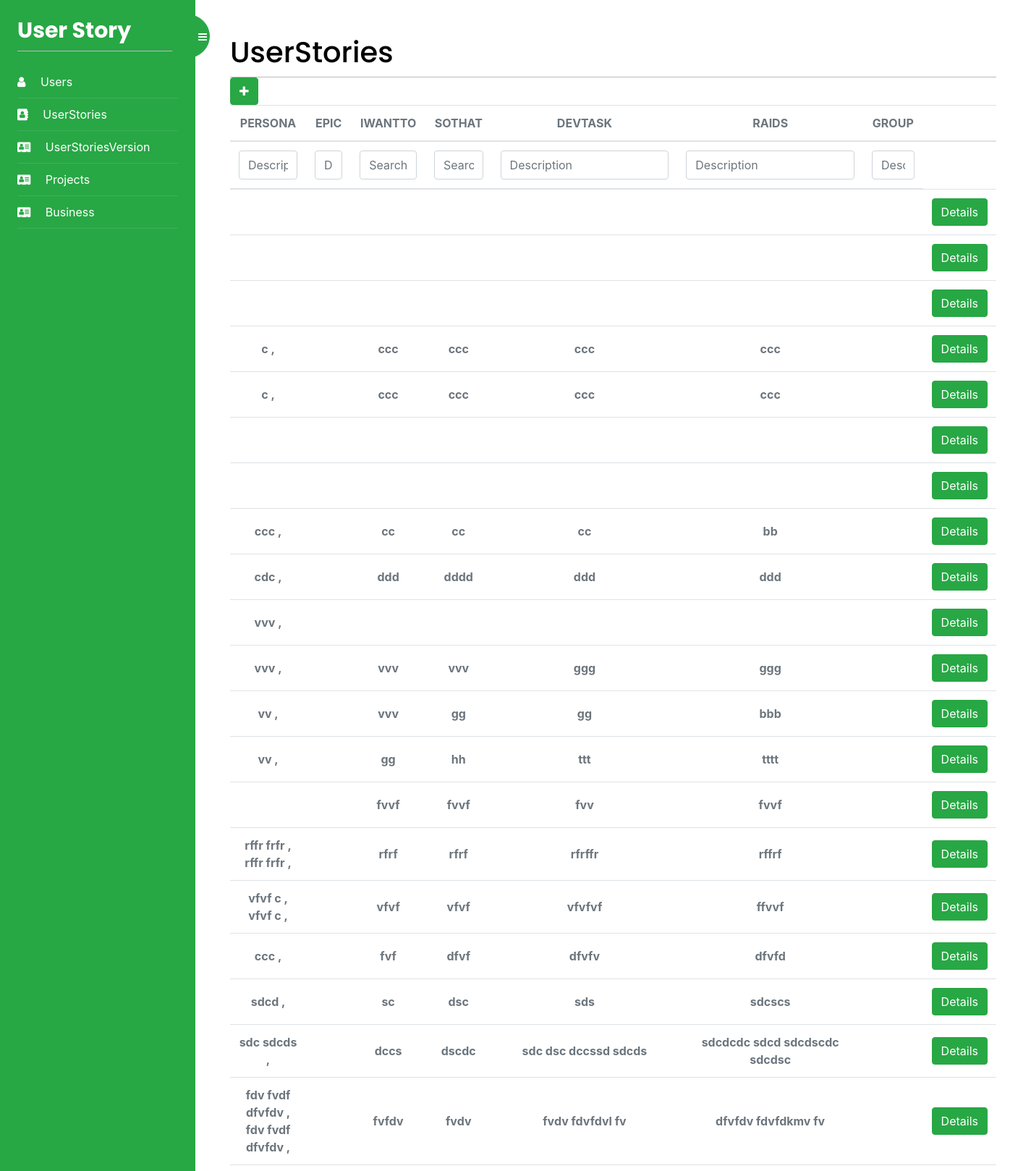
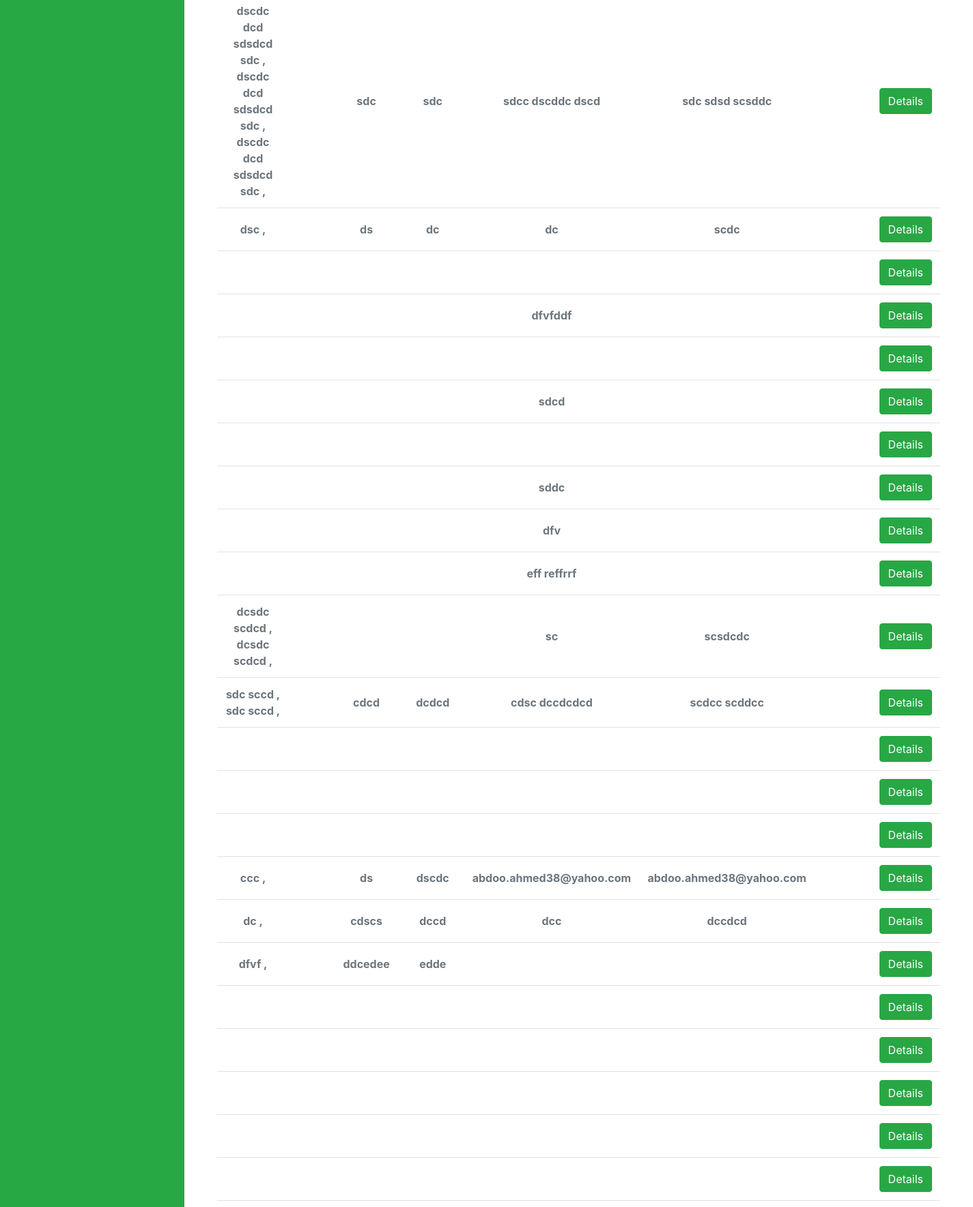
Screenshot of /UserStories/list/ (signed in, upper part) with the database file from the repository (2 pictures, top to bottom).
### UserStoryApp/models.py (models this page shows, shortened)
class UserStory(models.Model):
    id = models.AutoField(primary_key=True)
    iWantTO = models.TextField(blank=True)
    soThat = models.TextField(blank=True)
    priority = models.TextField(blank=True)
    userStoriesVersion = models.ForeignKey(
        UserStoryVersion, on_delete=models.CASCADE, blank=True, null=True)
    Persona = models.ManyToManyField(Persona)
    RAIDS = models.ManyToManyField(RAIDS)
    DevelopmentTask = models.ManyToManyField(DevelopmentTask)
    Estimates = models.ManyToManyField(Estimates)
    US_Group = models.ForeignKey(
        US_Group, on_delete=models.CASCADE, blank=True, null=True)
    Epic = models.ForeignKey(Epic, on_delete=models.CASCADE)
    class Meta:
        db_table = "UserStory"
    def get_Persona(self):
        return "\n".join([f'{p.Name} , ' for p in self.Persona.all()])
    def get_RAIDS(self):
        print("g\r\ng")
        return "\n".join([f'{p.description} \r\n' for p in self.RAIDS.all()])
    def get_DevTask(self):
        return "\n".join([f'{p.description} \r\n' for p in self.DevelopmentTask.all()])

class Persona(models.Model):
    id = models.AutoField(primary_key=True)
    Name = models.TextField(blank=True)
    class Meta:
        db_table = "Persona"

class DevelopmentTask(models.Model):
    id = models.AutoField(primary_key=True)
    description = models.TextField(blank=True)
    class Meta:
        db_table = "DevelopmentTask"

class RAIDS(models.Model):
    id = models.AutoField(primary_key=True)
    description = models.TextField(blank=True)
    class Meta:
        db_table = "RAIDS"

### UserStories/views.py (the view)
# urls.py: path('list/', views.userStories_list, name='userStories'),
@login_required
def userStories_list(request):
    Persona = ""
    RAIDS = ""
    DevTask = ""
    Indicator = ""
    userStories = UserStory.objects.all()
    my_filter = UserStoriesFilter(request.GET, queryset=userStories)
    userStories = my_filter.qs
    if request.GET.get("Persona"):
        userStories = userStories.filter(
            Persona__Name__contains=request.GET.get("Persona"))
        Persona = request.GET.get("Persona")
    if request.GET.get("RAIDS"):
        userStories = userStories.filter(
            RAIDS__description__contains=request.GET.get("RAIDS"))
        RAIDS = request.GET.get("RAIDS")
    if request.GET.get("DevTask"):
        userStories = userStories.filter(
            DevelopmentTask__description__contains=request.GET.get("DevTask"))
        DevTask = request.GET.get("DevTask")
    if request.GET.get("Indicator"):
        userStories = userStories.filter(
            US_Group__description__contains=request.GET.get("Indicator"))
        Indicator = request.GET.get("Indicator")
    return render(request, 'userStories/userStories.html', {'users': userStories, 'filter': my_filter, 'form': {'persona': Persona, 'RAIDS': RAIDS, 'DevTask': DevTask, 'indicator': Indicator}})

### UserStories/templates/userStories/userStories.html (shortened to what this page needs)
{% extends "base.html" %}
{% block content %}
<div>
    <h1 class="m-auto">UserStories</h1>
</div>
<a href="{% url 'addUserStory' %}" class="btn btn-success" aria-hidden="true"><i class="fa fa-plus text-white"
        aria-hidden="true"></i>
</a>
<div class="table-responsive p-0">
    <table class="table align-items-center mb-0">
        <thead>
            <tr>
                <th class="text-center text-uppercase text-secondary text-xxs font-weight-bolder opacity-7">Persona</th>
                <th class="text-center text-uppercase text-secondary text-xxs font-weight-bolder opacity-7">Epic
                </th>
                <th class="text-center text-uppercase text-secondary text-xxs font-weight-bolder opacity-7">iWantTO</th>
                <th class="text-center text-uppercase text-secondary text-xxs font-weight-bolder opacity-7">soThat</th>
                <th class="text-center text-uppercase text-secondary text-xxs font-weight-bolder opacity-7">DevTask</th>
                <th class="text-center text-uppercase text-secondary text-xxs font-weight-bolder opacity-7">RAIDS</th>
                <th class="text-center text-uppercase text-secondary text-xxs font-weight-bolder opacity-7">Group</th>
                <th class="text-secondary opacity-7"></th>
            </tr>
        </thead>
        <thead>
            <tr>
                <form id="form" method="get">
                    <th class="text-center text-uppercase text-secondary text-xxs font-weight-bolder opacity-7"><input type="text"
                            name="Persona" class="form-control" value="{{form.persona}}" id="exampleInputEmail1"
                            aria-describedby="emailHelp" placeholder="Description"></th>
                    <th class="text-center text-uppercase text-secondary text-xxs font-weight-bolder opacity-7">
                        <input type="text" name="Epic" class="form-control" id="exampleInputEmail1" aria-describedby="emailHelp"
                            placeholder="Description">
                    </th>
                <th class="text-center text-uppercase text-secondary text-xxs font-weight-bolder opacity-7">{{filter.form.iWantTO}}</th>
                <th class="text-center text-uppercase text-secondary text-xxs font-weight-bolder opacity-7">{{filter.form.soThat}}</th>
                <th class="text-center text-uppercase text-secondary text-xxs font-weight-bolder opacity-7"><input type="text"
                        name="DevTask" value="{{form.DevTask}}" class="form-control" id="exampleInputEmail1"
                        aria-describedby="emailHelp" placeholder="Description"></th>
                <th class="text-center text-uppercase text-secondary text-xxs font-weight-bolder opacity-7"><input type="text" name="RAIDS" value="{{form.RAIDS}}" class="form-control" id="exampleInputEmail1" aria-describedby="emailHelp"
                    placeholder="Description"></th>
                <th class="text-center text-uppercase text-secondary text-xxs font-weight-bolder opacity-7"><input type="text" name="Indicator" value="{{form.indicator}}" class="form-control groupField" id="exampleInputEmail1" aria-describedby="emailHelp"
                    placeholder="Description"></th>
                </form>
            </tr>
        </thead>
        <tbody>
            {% for user in users %}
                <tr>
                    <td class="align-middle text-center">
                        <span class="text-secondary text-xs font-weight-bold">{{user.get_Persona}}</span>
                    </td>
                    <td class="align-middle text-center">
                    </td>
                <td class="align-middle text-center">
                    <span class="text-secondary text-xs font-weight-bold">{{user.iWantTO}}</span>
                </td>
                <td class="align-middle text-center">
                    <span class="text-secondary text-xs font-weight-bold">{{user.soThat}}</span>
                </td>
                <td class="align-middle text-center">
                    <span class="text-secondary text-xs font-weight-bold">{{user.get_DevTask}}</span>
                </td>
                <td class="align-middle text-center">
                    <span class="text-secondary text-xs font-weight-bold">{{user.get_RAIDS}}</span>
                </td>
                <td class="align-middle text-center">
                </td>
                <td class="align-middle text-center">
                    <a href="{% url 'userStoryDetails' user.id %}" class="btn btn-success" aria-hidden="true">
                        Details
                    </a>
                </td>
            </tr>
            {% endfor %}
        </tbody>
    </table>
</div>
{% endblock %}

### account/static/css/base.css (style rules this page uses)
body { margin:0; padding:0; font-family:helvetica, sans-serif; }
a { color:#12c064; text-decoration:none; }
h1, h2, h3, h4, h5 , h6 { font-family: 'Muli', sans-serif; font-weight:normal; }
h1 { border-bottom:1px solid #bbb; padding:0 0 10px 0; margin:10px 0 20px 0; }
form { overflow:auto; }
input, textarea { clear:both; float:left; margin:0 0 10px; background:#efefef; border:0; padding:6px 10px; font-size:14px; }

### rows the page displays
UserStory: get_Persona "c ,", iWantTO "ccc", soThat "ccc", get_DevTask "ccc", get_RAIDS "ccc"
UserStory: get_Persona "c ,", iWantTO "ccc", soThat "ccc", get_DevTask "ccc", get_RAIDS "ccc"
UserStory: get_Persona "ccc ,", iWantTO "cc", soThat "cc", get_DevTask "cc", get_RAIDS "bb"
UserStory: get_Persona "cdc ,", iWantTO "ddd", soThat "dddd", get_DevTask "ddd", get_RAIDS "ddd"
UserStory: get_Persona "vvv ,"
UserStory: get_Persona "vvv ,", iWantTO "vvv", soThat "vvv", get_DevTask "ggg", get_RAIDS "ggg"
UserStory: get_Persona "vv ,", iWantTO "vvv", soThat "gg", get_DevTask "gg", get_RAIDS "bbb"
UserStory: get_Persona "vv ,", iWantTO "gg", soThat "hh", get_DevTask "ttt", get_RAIDS "tttt"
UserStory: iWantTO "fvvf", soThat "fvvf", get_DevTask "fvv", get_RAIDS "fvvf"
UserStory: get_Persona "rffr frfr , rffr frfr ,", iWantTO "rfrf", soThat "rfrf", get_DevTask "rfrffr", get_RAIDS "rffrf"
UserStory: get_Persona "vfvf c , vfvf c ,", iWantTO "vfvf", soThat "vfvf", get_DevTask "vfvfvf", get_RAIDS "ffvvf"
UserStory: get_Persona "ccc ,", iWantTO "fvf", soThat "dfvf", get_DevTask "dfvfv", get_RAIDS "dfvfd"
UserStory: get_Persona "sdcd ,", iWantTO "sc", soThat "dsc", get_DevTask "sds", get_RAIDS "sdcscs"
UserStory: get_Persona "sdc sdcds ,", iWantTO "dccs", soThat "dscdc", get_DevTask "sdc dsc dccssd sdcds", get_RAIDS "sdcdcdc sdcd sdcdscdc sdcdsc"
UserStory: get_Persona "fdv fvdf dfvfdv , fdv fvdf dfvfdv ,", iWantTO "fvfdv", soThat "fvdv", get_DevTask "fvdv fdvfdvl fv", get_RAIDS "dfvfdv fdvfdkmv fv"
UserStory: get_Persona "dscdc dcd sdsdcd sdc , dscdc dcd sdsdcd sdc , dscdc dcd sdsdcd sdc ,", iWantTO "sdc", soThat "sdc", get_DevTask "sdcc dscddc dscd", get_RAIDS "sdc sdsd scsddc"
UserStory: get_Persona "dsc ,", iWantTO "ds", soThat "dc", get_DevTask "dc", get_RAIDS "scdc"
UserStory: get_DevTask "dfvfddf"
UserStory: get_DevTask "sdcd"
UserStory: get_DevTask "sddc"
UserStory: get_DevTask "dfv"
UserStory: get_DevTask "eff reffrrf"
UserStory: get_Persona "dcsdc scdcd , dcsdc scdcd ,", get_DevTask "sc", get_RAIDS "scsdcdc"
UserStory: get_Persona "sdc sccd , sdc sccd ,", iWantTO "cdcd", soThat "dcdcd", get_DevTask "cdsc dccdcdcd", get_RAIDS "scdcc scddcc"
UserStory: get_Persona "ccc ,", iWantTO "ds", soThat "dscdc", get_DevTask "abdoo.ahmed38@yahoo.com", get_RAIDS "abdoo.ahmed38@yahoo.com"
UserStory: get_Persona "dc ,", iWantTO "cdscs", soThat "dccd", get_DevTask "dcc", get_RAIDS "dccdcd"
UserStory: get_Persona "dfvf ,", iWantTO "ddcedee", soThat "edde"
